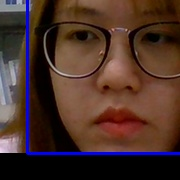
#> input picture data/user.1.0.jpg, 180 x 180 px; its folder holds 4 pictures in this run
$ python classifier.py
#> lines starting #> are read from the running program, lines starting #| are printed output that depends on the picture
import numpy as np
from PIL import Image
# os module for reading training data directories and path
import os
import cv2

data_dir = "C:\\Users\\Sze2\\PycharmProjects\\testRealTime\\pics"

# Method to train custom classifier to recognize face
def train_classifier(data_dir):
    #Read all the images in custom data-set
#> called with data_dir = 'data'
    path = [os.path.join(data_dir, f) for f in os.listdir(data_dir)]
    faces = []
    ids = []

    # Store images in a numpy format and ids of the user on the same indes in imageNp and id L=lists
    for image in path:
        img = Image.open(image).convert('L')
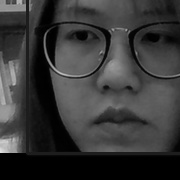
#> img: PIL image 180x180 L; min 0, max 226, mean 55.6
        imageNp = np.array(img, 'uint8')
        id = int(os.path.split(image)[1].split(".")[1])

        faces.append(imageNp)
        ids.append(id)
#> pass 2 of the loop in train_classifier, `for image in path:`:
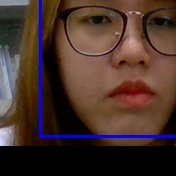
#> input picture data/user.1.1.jpg, 176 x 176 px
#> in train_classifier, `img = Image.open(image).convert('L')`:
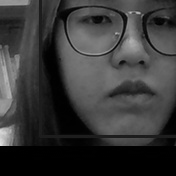
#> img: PIL image 176x176 L; min 0, max 224, mean 56.3
#> pass 3 of the loop in train_classifier, `for image in path:`:
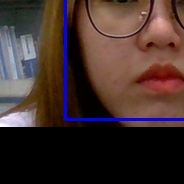
#> input picture data/user.1.2.jpg, 184 x 184 px
#> in train_classifier, `img = Image.open(image).convert('L')`:
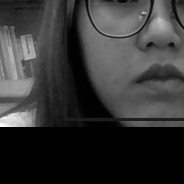
#> img: PIL image 184x184 L; min 0, max 254, mean 53.7
#> the loop made 4 passes; the first 3 are shown

    ids = np.array(ids)

    # Train and save classifier
    clf = cv2.face_LBPHFaceRecognizer.create()
    clf.train(faces, ids)
    clf.write("classifier.yml")

train_classifier("data")
